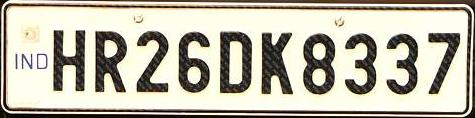
#> input picture plate.jpg, 475 x 118 px, given in place of plate.png, which was not available
$ python newone.py
#> lines starting #> are read from the running program, lines starting #| are printed output that depends on the picture; pictures that were not available may be replaced by others from this repository, and a replacement may not be noted
import cv2
import numpy as np
from sklearn.cluster import KMeans

from PIL import Image

im1 = Image.open(r'/Users/mac/Downloads/OCR-based-Vehicle-Number-plate-Recognition-System-ANPR--master 3/data/images/plate.png')
#> im1 is the input picture: PIL image 475x118 RGB; mean R, G, B 188, 184.3, 167.9
im1.save(r'/Users/mac/Downloads/OCR-based-Vehicle-Number-plate-Recognition-System-ANPR--master 3/plate.jpg')


def make_histogram(cluster):
    """
    Count the number of pixels in each cluster
    :param: KMeans cluster
    :return: numpy histogram
    """
    numLabels = np.arange(0, len(np.unique(cluster.labels_)) + 1)
    hist, _ = np.histogram(cluster.labels_, bins=numLabels)
    hist = hist.astype('float32')
    hist /= hist.sum()
    return hist


def make_bar(height, width, color):
    """
    Create an image of a given color
    :param: height of the image
    :param: width of the image
    :param: BGR pixel values of the color
    :return: tuple of bar, rgb values, and hsv values
    """
    bar = np.zeros((height, width, 3), np.uint8)
    bar[:] = color
    red, green, blue = int(color[2]), int(color[1]), int(color[0])
    hsv_bar = cv2.cvtColor(bar, cv2.COLOR_BGR2HSV)
    hue, sat, val = hsv_bar[0][0]
    return bar, (red, green, blue), (hue, sat, val)


def sort_hsvs(hsv_list):
    """
    Sort the list of HSV values
    :param hsv_list: List of HSV tuples
    :return: List of indexes, sorted by hue, then saturation, then value
    """
    bars_with_indexes = []
    for index, hsv_val in enumerate(hsv_list):
        bars_with_indexes.append((index, hsv_val[0], hsv_val[1], hsv_val[2]))
    bars_with_indexes.sort(key=lambda elem: (elem[1], elem[2], elem[3]))
    return [item[0] for item in bars_with_indexes]


# START HERE
img = cv2.imread('plate.jpg')
height, width, _ = np.shape(img)
#> height = 118; width = 475

# reshape the image to be a simple list of RGB pixels
image = img.reshape((height * width, 3))

# we'll pick the 5 most common colors
num_clusters = 5
clusters = KMeans(n_clusters=num_clusters)
clusters.fit(image)

# count the dominant colors and put them in "buckets"
histogram = make_histogram(clusters)
# then sort them, most-common first
combined = zip(histogram, clusters.cluster_centers_)
combined = sorted(combined, key=lambda x: x[0], reverse=False)

# finally, we'll output a graphic showing the colors in order
bars = []

hsv_values = []
for index, rows in enumerate(combined):
    bar, rgb, hsv = make_bar(100, 100, rows[1])
    a = rgb
    print(f'Bar {index + 1}')
    print(a)

    hsv_values.append(hsv)
    bars.append(bar)
#> this loop made 5 passes
#> (hue in make_bar, sat in make_bar, val in make_bar, a) on passes 1 to 5: (18, 46, 145, (145, 135, 119)), (19, 39, 211, (211, 199, 179)), (16, 65, 74, (74, 65, 55)), (17, 124, 33, (33, 26, 17)), (29, 20, 252, (252, 251, 232))
#| (145, 135, 119)
#| (211, 199, 179)
#| (74, 65, 55)
#| (33, 26, 17)
#| (252, 251, 232)
#> pass 1, `bar, rgb, hsv = make_bar(100, 100, rows[1])`:
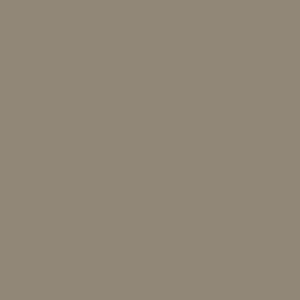
#> bar: shape (100, 100, 3) (shown 3 times larger); mean of channels 0, 1, 2 119, 135, 145; drawn as B, G, R
#> pass 2, `bar, rgb, hsv = make_bar(100, 100, rows[1])`:
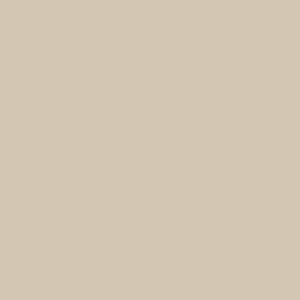
#> bar: shape (100, 100, 3) (shown 3 times larger); mean of channels 0, 1, 2 179, 199, 211; drawn as B, G, R
#> after the loop, bars = 5 items; hsv_values = [(18, 46, 145), (19, 39, 211), (16, 65, 74), (17, 124, 33), (29, 20, 252)]

# sort the bars[] list so that we can show the colored boxes sorted
# by their HSV values -- sort by hue, then saturation
sorted_bar_indexes = sort_hsvs(hsv_values)
#> the loop in sort_hsvs, `for index, hsv_val in enumerate(hsv_list):` made 5 passes
#> after the loop in sort_hsvs, `for index, hsv_val in enumerate(hsv_list):`: bars_with_indexes = [(0, 18, 46, 145), (1, 19, 39, 211), (2, 16, 65, 74), (3, 17, 124, 33), (4, 29, 20, 252)]
#> sorted_bar_indexes = [2, 3, 0, 1, 4]
sorted_bars = [bars[idx] for idx in sorted_bar_indexes]
#> sorted_bars = 5 items

cv2.imshow('Sorted by HSV values', np.hstack(sorted_bars))
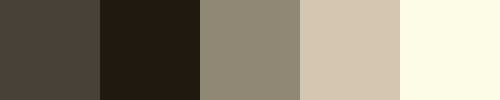
#> window 'Sorted by HSV values': shape (100, 500, 3); mean B, G, R 120.4, 135.2, 143
cv2.imshow(f'{num_clusters} Most Common Colors', np.hstack(bars))
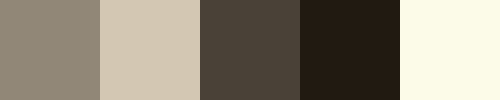
#> window '5 Most Common Colors': shape (100, 500, 3); mean B, G, R 120.4, 135.2, 143
cv2.waitKey(0)


TARGET_COLORS = {"Red": (255, 0, 0), "Yellow": (255, 255, 0), "Green": (0, 255, 0), "White": (255,255,255), "Blue": (0,0,255)}

def color_difference (color1, color2):
    return sum([abs(component1-component2) for component1, component2 in zip(color1, color2)])

my_color = (a)
#> my_color = (252, 251, 232)

differences = [[color_difference(my_color, target_value), target_name] for target_name, target_value in TARGET_COLORS.items()]
#> differences = [[486, 'Red'], [239, 'Yellow'], [488, 'Green'], [30, 'White'], [526, 'Blue']]
differences.sort()  # sorted by the first element of inner lists
my_color_name = differences[0][1]
#> my_color_name = 'White'

print(my_color_name)
#| White


my_color_name = str(my_color_name)

with open('readme.txt', 'a') as f:
    f.writelines(my_color_name + "\n" )

# Open the file in read mode
text = open("readme.txt", "r")

# Create an empty dictionary
d = dict()

# Loop through each line of the file
for line in text:
    # Remove the leading spaces and newline character
    line = line.strip()

    # Convert the characters in line to
    # lowercase to avoid case mismatch
    line = line.lower()

    # Split the line into words
    words = line.split(" ")

    # Iterate over each word in line
    for word in words:
        # Check if the word is already in dictionary
        if word in d:
            # Increment count of word by 1
            d[word] = d[word] + 1
        else:
            # Add the word to dictionary with count 1
            d[word] = 1

# Print the contents of dictionary
for key in list(d.keys()):
    print(key, ":", d[key])

$ run again, with rt.jpg copied over plate.jpg
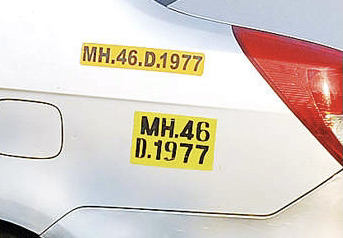
#> input picture rt.jpg, 343 x 238 px, given in place of plate.png, which was not available
#> im1 is the input picture: PIL image 343x238 RGB; mean R, G, B 218.6, 207.6, 198.9
#> the loop `for index, rows in enumerate(combined):` made 5 passes
#> (hue in make_bar, sat in make_bar, val in make_bar, a) on passes 1 to 5: (13, 143, 48, (48, 33, 21)), (26, 146, 229, (229, 210, 98)), (3, 163, 183, (183, 78, 66)), (15, 2, 247, (247, 246, 245)), (100, 4, 216, (213, 215, 216))
#> (printed output is left out)
#> pass 1, `bar, rgb, hsv = make_bar(100, 100, rows[1])`:
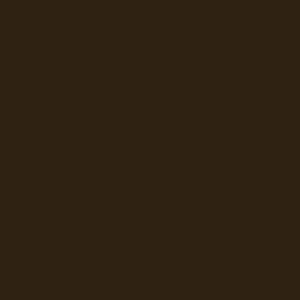
#> bar: shape (100, 100, 3) (shown 3 times larger); mean of channels 0, 1, 2 21, 33, 48; drawn as B, G, R
#> after the loop `for index, rows in enumerate(combined):`: bars = 5 items; hsv_values = [(13, 143, 48), (26, 146, 229), (3, 163, 183), (15, 2, 247), (100, 4, 216)]
#> the loop in sort_hsvs, `for index, hsv_val in enumerate(hsv_list):` made 5 passes
#> after the loop in sort_hsvs, `for index, hsv_val in enumerate(hsv_list):`: bars_with_indexes = [(0, 13, 143, 48), (1, 26, 146, 229), (2, 3, 163, 183), (3, 15, 2, 247), (4, 100, 4, 216)]
#> sorted_bar_indexes = [2, 0, 3, 1, 4]
#> sorted_bars = 5 items
#> `cv2.imshow(f'{num_clusters} Most Common Colors', np.hstack(bars))`:
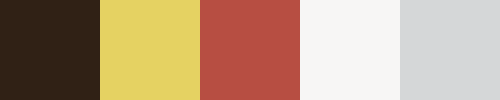
#> window '5 Most Common Colors': shape (100, 500, 3); mean B, G, R 129.2, 156.4, 184
#> my_color = (213, 215, 216)
#> differences = [[473, 'Red'], [298, 'Yellow'], [469, 'Green'], [121, 'White'], [467, 'Blue']]
#> my_color_name = 'White'
#| White
